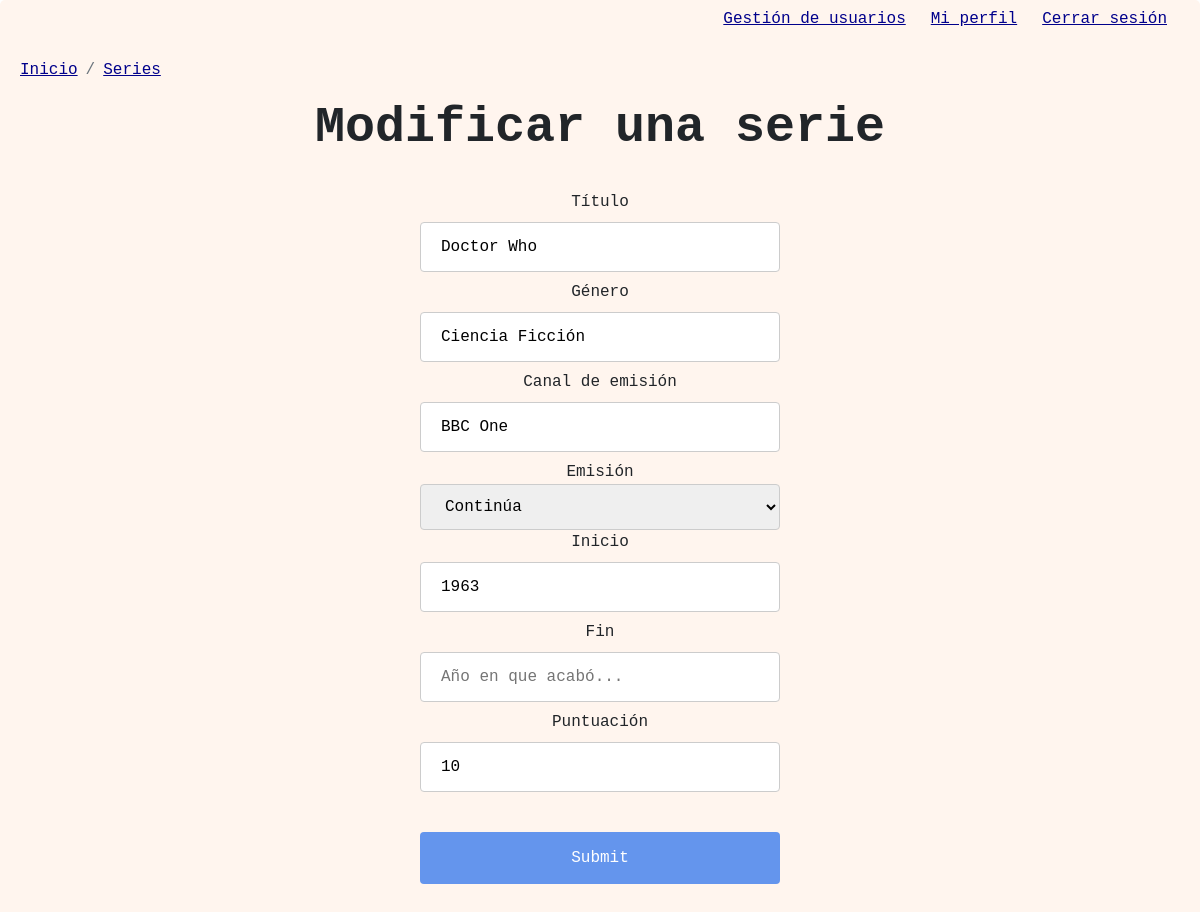
Screenshot of /series/5/modificar (signed in) with the database file from the repository.
### tables this page shows
CREATE TABLE "series"
(
	codser integer
		constraint series_pk
			primary key autoincrement,
	nombre text,
	genero text,
	canal_emision text,
	emision text,
	inicio integer,
	fin integer,
	puntuacion integer
);

### app.py (the view, shortened to what this page needs)
@app.route('/series/<codser>/modificar', methods=['GET', 'POST'])
@admin_required
def modificar_serie(codser):
    if request.method == 'GET':
        series = db.get_series(codser)
        return render_template('modificar_serie.html', serie=series[0])

### app.py (called while the page is built)
def admin_required(f):
    @wraps(f)
    def decorated_function(*args, **kwargs):
        if session['admin'] == False:
            session.pop('logged')
            return redirect(url_for('login'))
        return f(*args, **kwargs)
    return decorated_function

### db.py (called while the page is built)
def get_series(codser=None):
    conn = sqlite3.connect('seriesactores.db')
    sql = 'SELECT DISTINCT codser, nombre, genero, canal_emision, ' \
          'emision, inicio, fin, puntuacion FROM series'
    if codser is not None:
        sql += ' WHERE codser=' + codser
    cursor = conn.execute(sql)
    series = []
    for row in cursor:
        serie = {}
        serie['codser'] = row[0]
        serie['nombre'] = row[1]
        serie['genero'] = row[2]
        serie['canal_emision'] = row[3]
        serie['emision'] = row[4]
        serie['inicio'] = row[5]
        serie['fin'] = row[6]
        serie['puntuacion'] = row[7]
        series.append(serie)
    conn.close()
    return series

### templates/modificar_serie.html (shortened to what this page needs)
<!DOCTYPE html>
<html lang="en">
<head>
    <link href="/static/css/insert.css" rel="stylesheet" type="text/css">
    <link href="/static/css/bootstrap.min.css" rel="stylesheet" type="text/css">
</head>
<body>
<div class="general">
    <div class="out">
        <div class="btn-group">
            {% if session['admin'] == True %}
            <a href="/users/" class="btn btn-link">Gestión de usuarios</a>
            {% endif %}
            <a href="/perfil/{{ session['usuario'] }}" class="btn btn-link">Mi perfil</a>
            <a href="{{ url_for('logout') }}" class="btn btn-link">Cerrar sesión</a>
        </div>
    </div>
    <nav aria-label="breadcrumb">
        <ol class="breadcrumb">
            <li class="breadcrumb-item"><a href="{{url_for('index')}}">Inicio</a></li>
            <li class="breadcrumb-item"><a href="{{url_for('series')}}">Series</a></li>
        </ol>
    </nav>
    <h1 class="h">Modificar una serie</h1>
    <br>
    <form action="/series/{{ serie.codser }}/modificar" method="POST">
        <label for="nombre">Título</label> <br>
        <input type="text" id="nombre" name="nombre" placeholder="Nombre de la serie..." value="{{ serie.nombre }}">
        <br>
        <label for="genero">Género</label> <br>
        <input type="text" id="genero" name="genero" placeholder="Género de la serie..." value="{{ serie.genero }}"><br>
        <label for="canal_emision">Canal de emisión</label><br>
        <input type="text" id="canal_emision" name="canal_emision" placeholder="Canal donde se emite..."
               value="{{ serie.canal_emision }}"><br>
        <label for="emision">Emisión</label><br>
        <select id="emision" name="emision">
            {% if serie.emision == "Continúa" %}
            <option value="Continúa" selected>Continúa</option>
            {% else %}
            <option value="Continúa" selected>Continúa</option>
            <option value="Finalizada" selected>Finalizada</option>
            {% endif %}
        </select> <br>
        <label for="inicio">Inicio</label><br>
        <input type="text" id="inicio" name="inicio" placeholder="Año en que empezó..." value="{{ serie.inicio }}"><br>
        <label for="inicio">Fin</label><br>
        <input type="text" id="fin" name="fin" placeholder="Año en que acabó..." value="{{ serie.fin }}"><br>
        <label for="puntuacion">Puntuación</label><br>
        <input type="text" id="puntuacion" name="puntuacion" placeholder="Puntuación de 0 a 10"
               value="{{ serie.puntuacion }}"><br>
        <br>
        <input type="submit" value="Submit">
    </form>
    <br>
    <br>
    <br>
    <br>
    <br>
    <br>
</div>
</body>
</html>

### static/css/insert.css (style rules this page uses)
input[type=text], select { width: 30%; padding: 12px 20px; margin: 8px 0; display: inline-block; border: 1px solid #ccc; border-radius: 4px; box-sizing: border-box; }
input[type=submit] { width: 30%; background-color: cornflowerblue; color: white; padding: 14px 20px; margin: 8px 0; border: none; border-radius: 4px; cursor: pointer; }
.general { border-radius: 5px; background-color: seashell; font-family: Monaco, monospace; text-align: center; }
.h { text-align: center; font-weight: bolder; font-size: 50px; }
.out { text-align: right; margin-bottom: 20px; margin-right: 20px; }
a:link { color: darkblue; }
.breadcrumb { margin-left: 20px; }

### rows the page displays
series: nombre "Doctor Who", genero "Ciencia Ficción", canal_emision "BBC One", emision "Continúa", inicio "1963", puntuacion "10"
